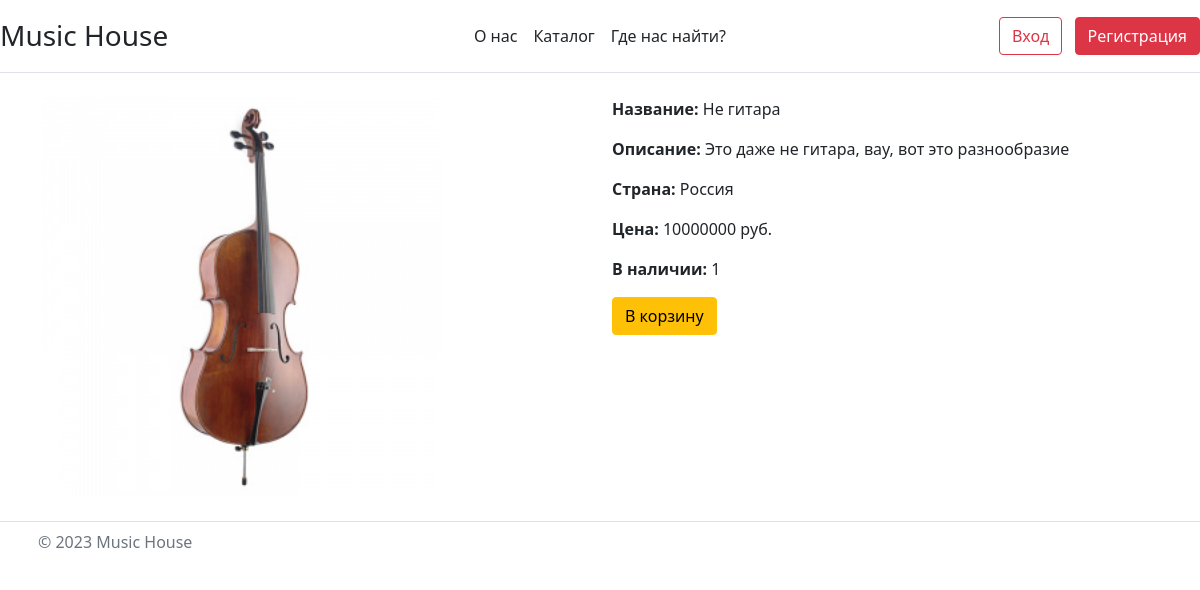
The page /product.php?id=4 on the database its author committed.
### tables this page shows
CREATE TABLE `Product` (
  `Id` int(11) NOT NULL,
  `Name` varchar(30) NOT NULL,
  `Description` text NOT NULL,
  `Image` text NOT NULL,
  `Cost` float NOT NULL,
  `Country` varchar(30) NOT NULL,
  `Category` int(11) NOT NULL,
  `Date` timestamp NOT NULL DEFAULT CURRENT_TIMESTAMP,
  `Year` int(11) NOT NULL,
  `Count` int(11) NOT NULL
);

### product.php (the view, shortened to what this page needs)
<?php
    include 'templates/head.php';
    require_once 'connect.php';
    $id = $_GET['id'];
    $query = "SELECT * FROM Product WHERE Id = '$id'";
    $result = $conn->query($query);
    $row = $result->fetch_assoc();
?>
<div class="container">
    <div class="row">
        <div class="col">
                <img src="/media/images/<?php echo $row['Image']?>.jpeg" style="width: 400px; height: 800;" alt="Товар">
        </div>
        <div class="col">
            <p><b>Название:</b> <?php echo $row['Name']?></p>
            <p><b>Описание:</b> <?php echo $row['Description']?></p>
            <p><b>Страна:</b> <?php echo $row['Country']?></p>
            <p><b>Цена:</b> <?php echo $row['Cost']?> руб.</p>
            <p><b>В наличии:</b> <?php echo $row['Count']?></p>
            <p><a href="add_to_cart.php?id=<?php echo $row['Id']?>"class="btn btn-warning">В корзину</a> </p>
        </div>
    </div>
</div>

### rows shown on the page
product: Image (picture), Name "Не гитара", Description "Это даже не гитара, вау, вот это разнообразие", Country "Россия", Cost "10000000", Count "1"
